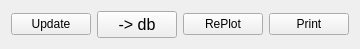
     <widget class="QWidget" name="layoutWidget">
      <property name="geometry">
       <rect>
        <x>10</x>
        <y>425</y>
        <width>332</width>
        <height>32</height>
       </rect>
      </property>
      <layout class="QHBoxLayout" name="horizontalLayout">
       <item>
        <widget class="QPushButton" name="PSPReversal_Update">
         <property name="text">
          <string>Update</string>
         </property>
        </widget>
       </item>
       <item>
        <widget class="QPushButton" name="dbStoreBtn">
         <property name="font">
          <font>
           <pointsize>12</pointsize>
          </font>
         </property>
         <property name="text">
          <string>-&gt; db</string>
         </property>
        </widget>
       </item>
       <item>
        <widget class="QPushButton" name="PSPReversal_rePlotData">
         <property name="text">
          <string>RePlot</string>
         </property>
        </widget>
       </item>
       <item>
        <widget class="QPushButton" name="PSPReversal_PrintResults">
         <property name="sizePolicy">
          <sizepolicy hsizetype="MinimumExpanding" vsizetype="Fixed">
           <horstretch>0</horstretch>
           <verstretch>0</verstretch>
          </sizepolicy>
         </property>
         <property name="text">
          <string>Print</string>
         </property>
        </widget>
       </item>
      </layout>
     </widget>
